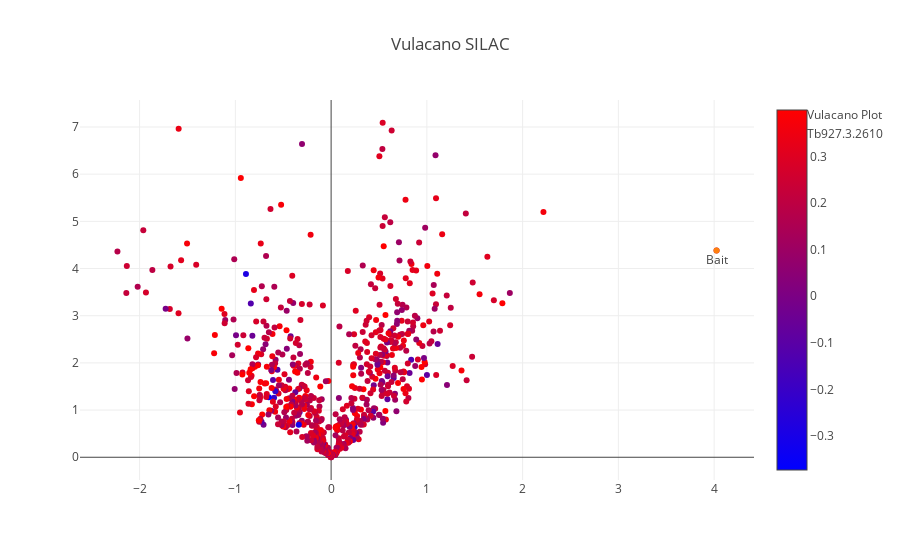

Notebook code for this chart:
### Code cell
#interactive plot
trace_1 = go.Scatter(
    x=selection.logratio_mean,
    y=selection.log_pvalues,
    mode='markers',
    name='Vulacano Plot',
    text = [a + ' ' +b + ' '+str(round(c,1)) for a,b,c in zip(selection.index.values, selection.Gene_desc, selection.logScore )],
    hoverinfo = 'text',
    marker=dict(
        #size=16,
        color = np.log10(selection.logScore), #set color equal to a variable
        colorscale='Bluered',
        showscale=True
    )
)

annot_1 = go.Scatter(
    x=[selection.logratio_mean.loc['Tb927.3.2610']],
    y=[selection.log_pvalues.loc['Tb927.3.2610']],
    mode='markers+text',
    name='Tb927.3.2610',
    text=['Bait'],
    textposition='bottom center'
)



layout = dict(title='Vulacano SILAC')


fig = go.Figure(data=[trace_1, annot_1], 
                layout=layout)
iplot(fig, filename='test')

### Figure 1 — Plotly figure (JSON) as saved in the notebook; plotly's stock layout.template omitted (floating-point values rounded to 4 significant figures; data arrays with more than 128 entries replaced by an {"elided": "..."} marker saying what was removed)
{"data": [{"hoverinfo": "text", "marker": {"color": {"elided": "654 float values"}, "colorscale": "Bluered", "showscale": true}, "mode": "markers", "name": "Vulacano Plot", "text": {"elided": "654 str values"}, "type": "scatter", "uid": "d929725c-deae-11e8-bfe1-005056c00008", "x": {"elided": "654 float values"}, "y": {"elided": "654 float values"}}, {"mode": "markers+text", "name": "Tb927.3.2610", "text": ["Bait"], "textposition": "bottom center", "type": "scatter", "uid": "d929725d-deae-11e8-8f61-005056c00008", "x": [4.025], "y": [4.383]}], "layout": {"title": "Vulacano SILAC"}}
